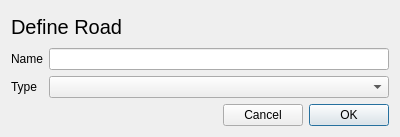
<?xml version="1.0" encoding="UTF-8"?>
<ui version="4.0">
 <class>NewRoadDialog</class>
 <widget class="QDialog" name="NewRoadDialog">
  <property name="geometry">
   <rect>
    <x>0</x>
    <y>0</y>
    <width>400</width>
    <height>137</height>
   </rect>
  </property>
  <property name="windowTitle">
   <string>Define Road</string>
  </property>
  <layout class="QGridLayout" name="gridLayout">
   <item row="0" column="0" colspan="2">
    <widget class="QLabel" name="label">
     <property name="font">
      <font>
       <pointsize>15</pointsize>
      </font>
     </property>
     <property name="text">
      <string>Define Road</string>
     </property>
    </widget>
   </item>
   <item row="1" column="0">
    <widget class="QLabel" name="label_2">
     <property name="text">
      <string>Name</string>
     </property>
    </widget>
   </item>
   <item row="3" column="0" colspan="2">
    <layout class="QHBoxLayout" name="horizontalLayout">
     <item>
      <spacer name="horizontalSpacer">
       <property name="orientation">
        <enum>Qt::Horizontal</enum>
       </property>
       <property name="sizeHint" stdset="0">
        <size>
         <width>40</width>
         <height>20</height>
        </size>
       </property>
      </spacer>
     </item>
     <item>
      <widget class="QPushButton" name="cancelButton">
       <property name="text">
        <string>Cancel</string>
       </property>
      </widget>
     </item>
     <item>
      <widget class="QPushButton" name="okButton">
       <property name="text">
        <string>OK</string>
       </property>
       <property name="default">
        <bool>true</bool>
       </property>
      </widget>
     </item>
    </layout>
   </item>
   <item row="1" column="1">
    <widget class="QLineEdit" name="nameBox"/>
   </item>
   <item row="2" column="0">
    <widget class="QLabel" name="label_3">
     <property name="text">
      <string>Type</string>
     </property>
    </widget>
   </item>
   <item row="2" column="1">
    <widget class="QComboBox" name="typeBox"/>
   </item>
  </layout>
 </widget>
 <resources/>
 <connections/>
</ui>
